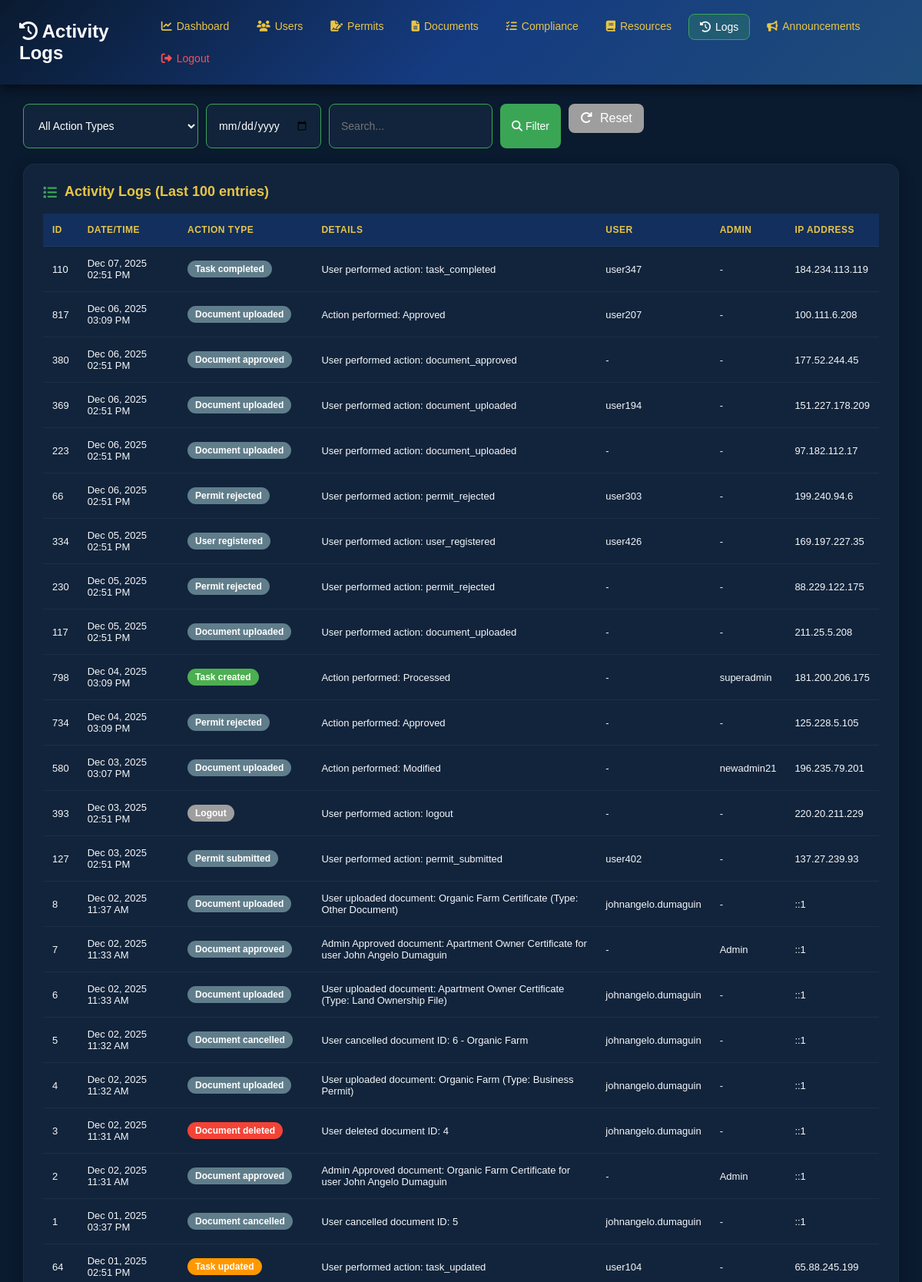
Screenshot of /activity_logs.php (signed in, upper part) with the database file from the repository.
### tables this page shows
CREATE TABLE `activity_logs` (
  `id` int(11) NOT NULL,
  `user_id` int(11) DEFAULT NULL,
  `admin_id` int(11) DEFAULT NULL,
  `action_type` varchar(50) NOT NULL,
  `action_details` text NOT NULL,
  `ip_address` varchar(45) DEFAULT NULL,
  `created_at` timestamp NOT NULL DEFAULT current_timestamp()
);

CREATE TABLE `users` (
  `id` int(11) NOT NULL,
  `firstname` varchar(100) DEFAULT NULL,
  `middlename` varchar(100) DEFAULT NULL,
  `lastname` varchar(100) DEFAULT NULL,
  `street` varchar(255) DEFAULT NULL,
  `barangay` varchar(255) DEFAULT NULL,
  `city` varchar(255) DEFAULT NULL,
  `province` varchar(255) DEFAULT NULL,
  `region` varchar(255) DEFAULT NULL,
  `contact` varchar(20) DEFAULT NULL,
  `email` varchar(100) DEFAULT NULL,
  `username` varchar(100) DEFAULT NULL,
  `password` varchar(255) DEFAULT NULL,
  `created_at` timestamp NOT NULL DEFAULT current_timestamp(),
  `last_login` datetime DEFAULT NULL,
  `is_active` tinyint(1) DEFAULT 1,
  `profile_pic` varchar(255) DEFAULT NULL,
  `notify_email` tinyint(1) DEFAULT 1,
  `role` varchar(20) NOT NULL DEFAULT 'User'
);

### activity_logs.php (the view, shortened to what this page needs)
<?php
$conn = getPDOConnection();
$filter_date = $_GET['date'] ?? '';
$search = $_GET['search'] ?? '';
$query = "SELECT al.*, u.username as user_username, aa.username as admin_username
          FROM activity_logs al
          LEFT JOIN users u ON al.user_id = u.id
          LEFT JOIN admin_accounts aa ON al.admin_id = aa.id
          WHERE 1=1";
$params = [];
$query .= " ORDER BY al.created_at DESC LIMIT 100";
$stmt = $conn->prepare($query);
$stmt->execute($params);
$logs = $stmt->fetchAll();
?>
<!DOCTYPE html>
<html lang="en">
<head>
<link rel="stylesheet" href="https://cdnjs.cloudflare.com/ajax/libs/font-awesome/6.4.0/css/all.min.css">
</head>
<body>
<header>
<div style="display:flex;justify-content:space-between;align-items:center;">
<h2><i class="fas fa-history"></i> Activity Logs</h2>
<nav>
<ul>
<li><a href="dashboard.php"><i class="fas fa-chart-line"></i> Dashboard</a></li>
<li><a href="registered_users.php"><i class="fas fa-users"></i> Users</a></li>
<li><a href="user_permit.php"><i class="fas fa-file-signature"></i> Permits</a></li>
<li><a href="user_documents.php"><i class="fas fa-file-alt"></i> Documents</a></li>
<li><a href="user_compliance_tasks.php"><i class="fas fa-tasks"></i> Compliance</a></li>
<li><a href="user_legal_resources.php"><i class="fas fa-book"></i> Resources</a></li>
<li><a href="activity_logs.php" class="active"><i class="fas fa-history"></i> Logs</a></li>
<li><a href="manage_announcements.php"><i class="fas fa-bullhorn"></i> Announcements</a></li>
<li><a href="admin_login.php" style="color:#ff4d4d;"><i class="fas fa-sign-out-alt"></i> Logout</a></li>
</ul>
</nav>
</div>
</header>
<div class="container">
    <form method="GET" class="filter-form">
        <select name="type">
            <option value="">All Action Types</option>
        </select>
        <input type="date" name="date" value="<?= htmlspecialchars($filter_date) ?>">
        <input type="text" name="search" placeholder="Search..." value="<?= htmlspecialchars($search) ?>">
        <button type="submit"><i class="fas fa-search"></i> Filter</button>
        <a href="activity_logs.php" class="filter-form button" style="background:#9e9e9e;color:white;padding:10px 15px;border-radius:8px;text-decoration:none;"><i class="fas fa-redo"></i> Reset</a>
    </form>
    <div class="card">
        <h3><i class="fas fa-list"></i> Activity Logs (Last 100 entries)</h3>
        <table>
            <thead>
                <tr>
                    <th>ID</th>
                    <th>Date/Time</th>
                    <th>Action Type</th>
                    <th>Details</th>
                    <th>User</th>
                    <th>Admin</th>
                    <th>IP Address</th>
                </tr>
            </thead>
            <tbody>
                <?php if(count($logs) > 0): ?>
                    <?php foreach($logs as $log):
                        $action_class = 'default';
                        if(strpos($log['action_type'], 'login') !== false) $action_class = 'login';
                        elseif(strpos($log['action_type'], 'logout') !== false) $action_class = 'logout';
                        elseif(strpos($log['action_type'], 'create') !== false || strpos($log['action_type'], 'add') !== false) $action_class = 'create';
                        elseif(strpos($log['action_type'], 'update') !== false || strpos($log['action_type'], 'edit') !== false) $action_class = 'update';
                        elseif(strpos($log['action_type'], 'delete') !== false) $action_class = 'delete';
                        elseif(strpos($log['action_type'], 'export') !== false) $action_class = 'export';
                    ?>
                    <tr>
                        <td><?= $log['id'] ?></td>
                        <td><?= date('M d, Y h:i A', strtotime($log['created_at'])) ?></td>
                        <td>
                            <span class="action-type <?= $action_class ?>">
                                <?= ucfirst(str_replace('_', ' ', $log['action_type'])) ?>
                            </span>
                        </td>
                        <td><?= htmlspecialchars($log['action_details']) ?></td>
                        <td><?= $log['user_username'] ?? '-' ?></td>
                        <td><?= $log['admin_username'] ?? '-' ?></td>
                        <td><?= $log['ip_address'] ?></td>
                    </tr>
                    <?php endforeach; ?>
                <?php else: ?>
                    <tr>
                        <td colspan="7" style="text-align:center;padding:30px;">No activity logs found.</td>
                    </tr>
                <?php endif; ?>
            </tbody>
        </table>
    </div>
</div>
</body>
</html>

### activity_logs.php (style rules this page uses)
* { margin: 0; padding: 0; box-sizing: border-box; font-family: "Poppins", sans-serif; }
body { background: #0A1A2F; color: #f5f6fa; }
header { background: linear-gradient(135deg, #0A1A2F, #153B80, #1E4C7A); color: white; padding: 18px 0; box-shadow: 0 4px 15px rgba(0,0,0,0.6); position: sticky; top: 0; z-index: 1000; }
header h2 { margin-left: 25px; font-weight: 600; font-size: 24px; }
nav ul { list-style: none; display: flex; gap: 8px; margin-right: 25px; flex-wrap: wrap; }
nav ul li a { color: #E8C547; text-decoration: none; font-weight: 500; padding: 8px 14px; border-radius: 8px; transition: all 0.3s; font-size: 14px; display: flex; align-items: center; gap: 6px; }
nav ul li a i { font-size: 14px; }
nav ul li a.active { background: rgba(58,166,85,0.25); color: white; border: 1px solid #3AA655; }
.container { width: 95%; max-width: 1600px; margin: 25px auto; }
.filter-form { display: flex; gap: 10px; margin-bottom: 20px; flex-wrap: wrap; }
.filter-form input, .filter-form select, .filter-form button { padding: 10px 15px; border-radius: 8px; border: none; outline: none; font-size: 14px; }
.filter-form input, .filter-form select { background: #11243b; color: white; border: 1px solid #3AA655; }
.filter-form button { background: #3AA655; color: white; cursor: pointer; transition: 0.3s; }
.card { background: #11243b; padding: 25px; border-radius: 15px; box-shadow: 0 6px 20px rgba(0,0,0,0.25); border: 1px solid rgba(58,166,85,0.1); }
.card h3 { font-size: 18px; margin-bottom: 18px; color: #E8C547; display: flex; align-items: center; gap: 10px; }
.card h3 i { color: #3AA655; }
table { width: 100%; border-collapse: collapse; margin-top: 10px; }
th, td { padding: 14px 12px; text-align: left; border-bottom: 1px solid rgba(255,255,255,0.05); color: #f5f6fa; font-size: 13px; }
th { background: rgba(21,59,128,0.5); color: #E8C547; font-weight: 600; text-transform: uppercase; font-size: 12px; letter-spacing: 0.5px; }
.action-type { padding: 4px 10px; border-radius: 12px; font-size: 12px; font-weight: 600; display: inline-block; }
.action-type.logout { background: #9e9e9e; color: white; }
.action-type.create { background: #4caf50; color: white; }
.action-type.update { background: #ff9800; color: white; }
.action-type.delete { background: #f44336; color: white; }
.action-type.default { background: #607d8b; color: white; }

### rows the page displays
activity_logs: id "110", created_at "Dec 07, 2025 02:51 PM", action_type "Task completed", action_details "User performed action: task_completed", user.username "user347", admin_username "-", ip_address "184.234.113.119"
activity_logs: id "817", created_at "Dec 06, 2025 03:09 PM", action_type "Document uploaded", action_details "Action performed: Approved", user.username "user207", admin_username "-", ip_address "100.111.6.208"
activity_logs: id "380", created_at "Dec 06, 2025 02:51 PM", action_type "Document approved", action_details "User performed action: document_approved", user_username "-", admin_username "-", ip_address "177.52.244.45"
activity_logs: id "369", created_at "Dec 06, 2025 02:51 PM", action_type "Document uploaded", action_details "User performed action: document_uploaded", user.username "user194", admin_username "-", ip_address "151.227.178.209"
activity_logs: id "223", created_at "Dec 06, 2025 02:51 PM", action_type "Document uploaded", action_details "User performed action: document_uploaded", user_username "-", admin_username "-", ip_address "97.182.112.17"
activity_logs: id "66", created_at "Dec 06, 2025 02:51 PM", action_type "Permit rejected", action_details "User performed action: permit_rejected", user.username "user303", admin_username "-", ip_address "199.240.94.6"
activity_logs: id "334", created_at "Dec 05, 2025 02:51 PM", action_type "User registered", action_details "User performed action: user_registered", user.username "user426", admin_username "-", ip_address "169.197.227.35"
activity_logs: id "230", created_at "Dec 05, 2025 02:51 PM", action_type "Permit rejected", action_details "User performed action: permit_rejected", user_username "-", admin_username "-", ip_address "88.229.122.175"
activity_logs: id "117", created_at "Dec 05, 2025 02:51 PM", action_type "Document uploaded", action_details "User performed action: document_uploaded", user_username "-", admin_username "-", ip_address "211.25.5.208"
activity_logs: id "798", created_at "Dec 04, 2025 03:09 PM", action_type "Task created", action_details "Action performed: Processed", user_username "-", admin_accounts.username "superadmin", ip_address "181.200.206.175"
activity_logs: id "734", created_at "Dec 04, 2025 03:09 PM", action_type "Permit rejected", action_details "Action performed: Approved", user_username "-", admin_username "-", ip_address "125.228.5.105"
activity_logs: id "580", created_at "Dec 03, 2025 03:07 PM", action_type "Document uploaded", action_details "Action performed: Modified", user_username "-", admin_accounts.username "newadmin21", ip_address "196.235.79.201"
activity_logs: id "393", created_at "Dec 03, 2025 02:51 PM", action_type "Logout", action_details "User performed action: logout", user_username "-", admin_username "-", ip_address "220.20.211.229"
activity_logs: id "127", created_at "Dec 03, 2025 02:51 PM", action_type "Permit submitted", action_details "User performed action: permit_submitted", user.username "user402", admin_username "-", ip_address "137.27.239.93"
activity_logs: id "8", created_at "Dec 02, 2025 11:37 AM", action_type "Document uploaded", action_details "User uploaded document: Organic Farm Certificate (Type: Other Document)", user.username "johnangelo.dumaguin", admin_username "-", ip_address "::1"
activity_logs: id "7", created_at "Dec 02, 2025 11:33 AM", action_type "Document approved", action_details "Admin Approved document: Apartment Owner Certificate for user John Angelo Dumaguin", user_username "-", admin_accounts.username "Admin", ip_address "::1"
activity_logs: id "6", created_at "Dec 02, 2025 11:33 AM", action_type "Document uploaded", action_details "User uploaded document: Apartment Owner Certificate (Type: Land Ownership File)", user.username "johnangelo.dumaguin", admin_username "-", ip_address "::1"
activity_logs: id "5", created_at "Dec 02, 2025 11:32 AM", action_type "Document cancelled", action_details "User cancelled document ID: 6 - Organic Farm", user.username "johnangelo.dumaguin", admin_username "-", ip_address "::1"
activity_logs: id "4", created_at "Dec 02, 2025 11:32 AM", action_type "Document uploaded", action_details "User uploaded document: Organic Farm (Type: Business Permit)", user.username "johnangelo.dumaguin", admin_username "-", ip_address "::1"
activity_logs: id "3", created_at "Dec 02, 2025 11:31 AM", action_type "Document deleted", action_details "User deleted document ID: 4", user.username "johnangelo.dumaguin", admin_username "-", ip_address "::1"
activity_logs: id "2", created_at "Dec 02, 2025 11:31 AM", action_type "Document approved", action_details "Admin Approved document: Organic Farm Certificate for user John Angelo Dumaguin", user_username "-", admin_accounts.username "Admin", ip_address "::1"
activity_logs: id "1", created_at "Dec 01, 2025 03:37 PM", action_type "Document cancelled", action_details "User cancelled document ID: 5", user.username "johnangelo.dumaguin", admin_username "-", ip_address "::1"
activity_logs: id "64", created_at "Dec 01, 2025 02:51 PM", action_type "Task updated", action_details "User performed action: task_updated", user.username "user104", admin_username "-", ip_address "65.88.245.199"
